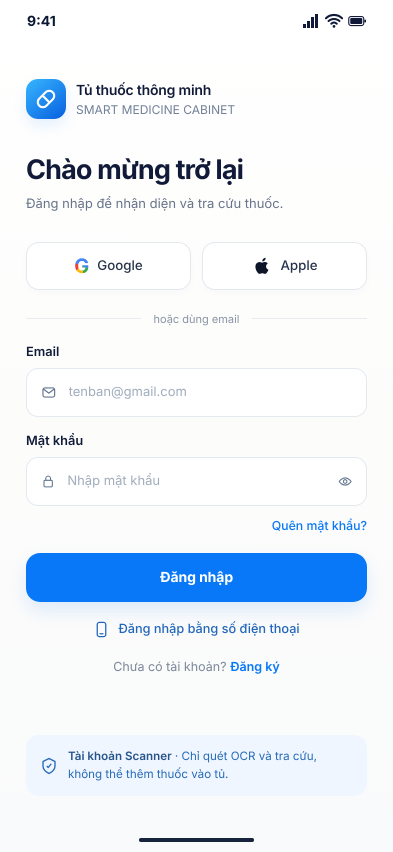
#> input picture mobile/01-auth/01_dang_nhap.png, 786 x 1704 px (shown at 1/2 size)
$ python compare.py
#> lines starting #> are read from the running program, lines starting #| are printed output that depends on the picture
"""Ghép ảnh THIẾT KẾ (mobile/01-auth, 02-main-screens — chỉ đọc, không sửa) cạnh ảnh chụp BẢN THẬT (visual-check/output/393x852).

    backend\\.venv\\Scripts\\python mobile\\visual-check\\compare.py

Kết quả: mobile/visual-check/output/compare/<màn hình>.png (trái: thiết kế, phải: ứng dụng) để đối chiếu bằng mắt.
"""
from __future__ import annotations

from pathlib import Path

from PIL import Image, ImageDraw, ImageFont

HERE = Path(__file__).resolve().parent
MOBILE = HERE.parent
SHOTS = HERE / "output" / "393x852"
OUT = HERE / "output" / "compare"
PAIRS = {
    "01_dang_nhap": "01-auth/01_dang_nhap.png",
    "02_dang_ky": "01-auth/02_dang_ky.png",
    "03_quen_mat_khau": "01-auth/03_quen_mat_khau.png",
    "04_nhap_ma": "01-auth/04_xac_minh_otp.png",
    "05_quet_thuoc": "02-main-screens/05_quet_thuoc.png",
    "06_dang_xu_ly_ocr": "02-main-screens/06_dang_xu_ly_ocr.png",
    "07_ket_qua_ocr": "02-main-screens/07_ket_qua_ocr.png",
    "08_chi_tiet_thuoc": "02-main-screens/08_chi_tiet_thuoc.png",
    "09_lich_su_quet": "02-main-screens/09_lich_su_quet.png",
}
HEIGHT = 1400


def fit(img: Image.Image) -> Image.Image:
    img = img.convert("RGB")
#> img is the input picture: PIL image 786x1704 RGB; mean R, G, B 233.4, 240.7, 249
    return img.resize((round(img.width * HEIGHT / img.height), HEIGHT), Image.LANCZOS)
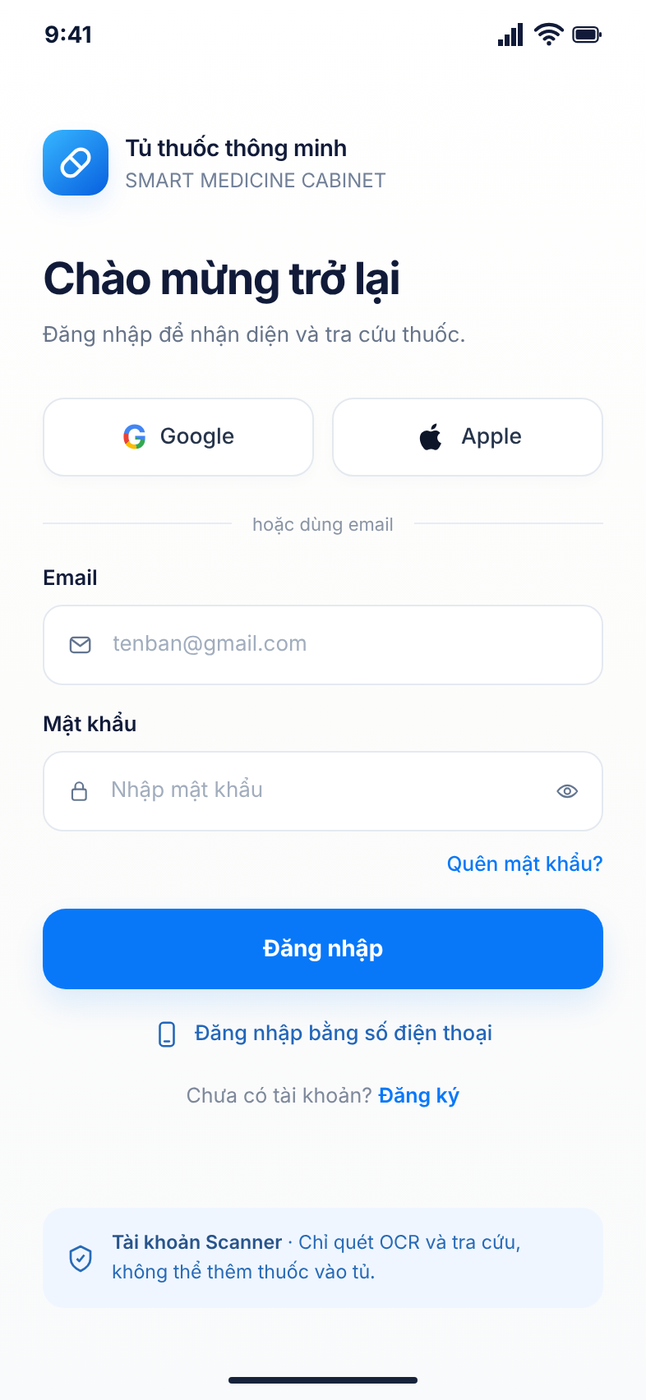
#> returned value: PIL image 646x1400 RGB; mean R, G, B 233.3, 240.6, 248.9


def label(img: Image.Image, text: str) -> Image.Image:
#> called with text = 'THIET KE'
    canvas = Image.new("RGB", (img.width, img.height + 56), "#FFFFFF")
#> canvas: PIL image 646x1456 RGB; every value is 255
    canvas.paste(img, (0, 56))
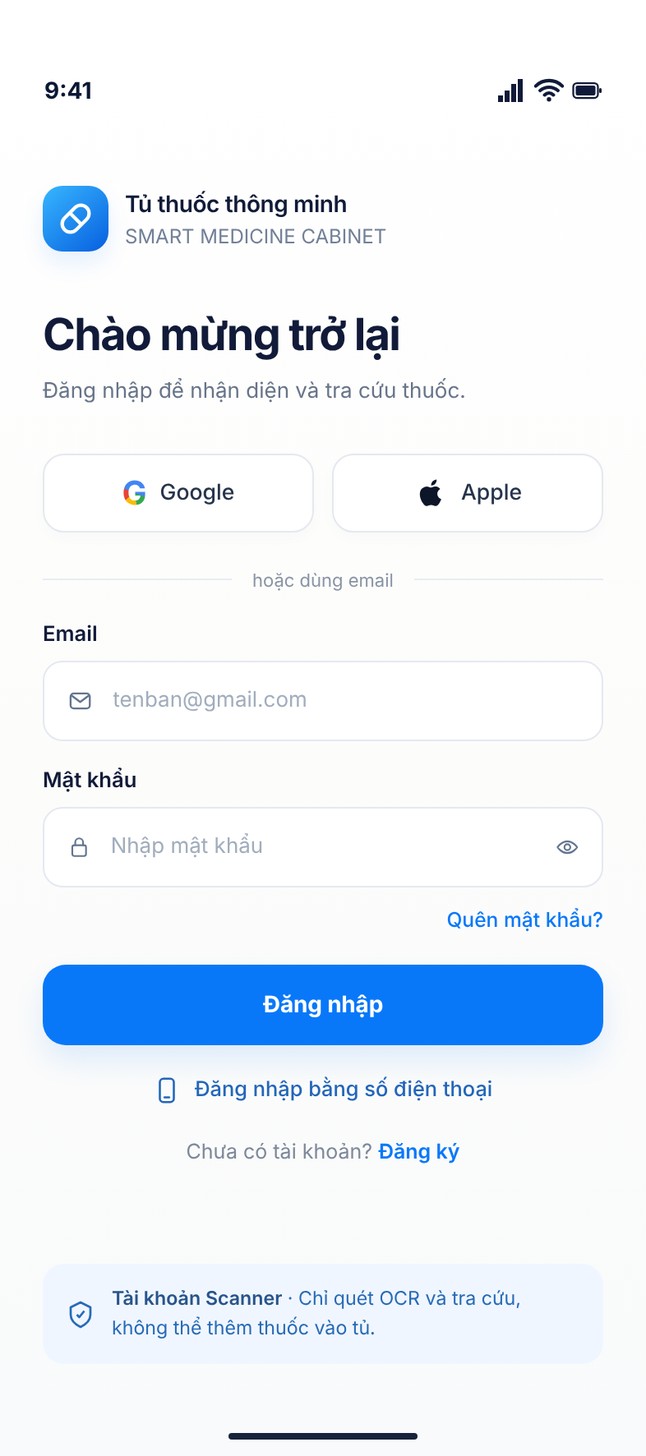
#> canvas: PIL image 646x1456 RGB; mean R, G, B 234.1, 241.1, 249.1
    draw = ImageDraw.Draw(canvas)
    try:
        font = ImageFont.truetype("arial.ttf", 30)
    except OSError:
        font = ImageFont.load_default()
    draw.text((16, 12), text, fill="#111B39", font=font)
    return canvas


def main() -> None:
    OUT.mkdir(parents=True, exist_ok=True)
    for name, design in PAIRS.items():
        shot = SHOTS / f"{name}.png"
        if not shot.is_file():
            print("thiếu ảnh chụp:", shot.name)
            continue
        left = label(fit(Image.open(MOBILE / design)), "THIET KE")
        right = label(fit(Image.open(shot)), "UNG DUNG (393x852)")
        out = Image.new("RGB", (left.width + right.width + 24, max(left.height, right.height)), "#E8ECF2")
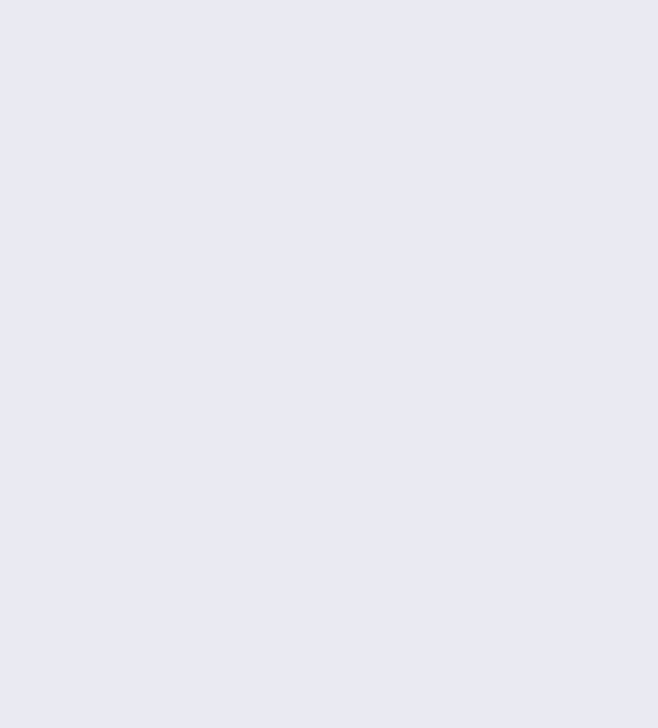
#> out: PIL image 1316x1456 RGB (shown at 1/2 size); mean R, G, B 232, 236, 242
        out.paste(left, (0, 0))
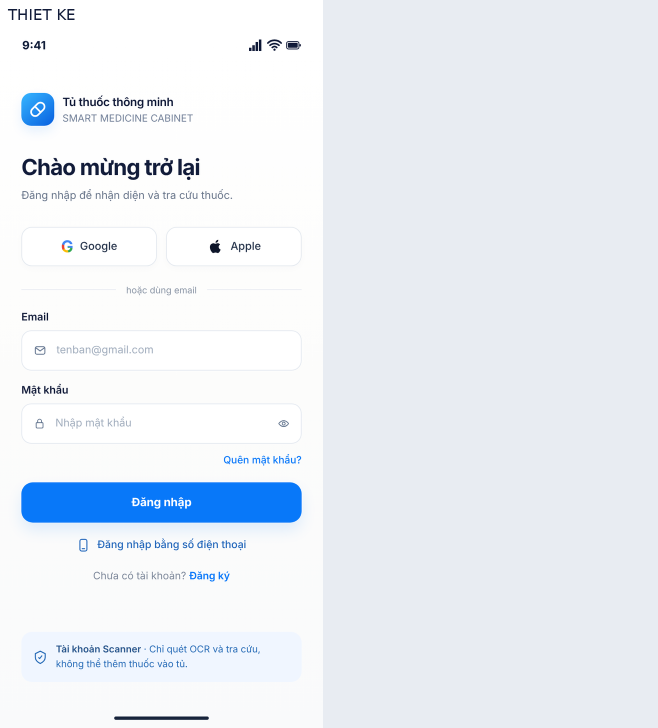
#> out: PIL image 1316x1456 RGB (shown at 1/2 size); mean R, G, B 232.9, 238.4, 245.4
        out.paste(right, (left.width + 24, 0))
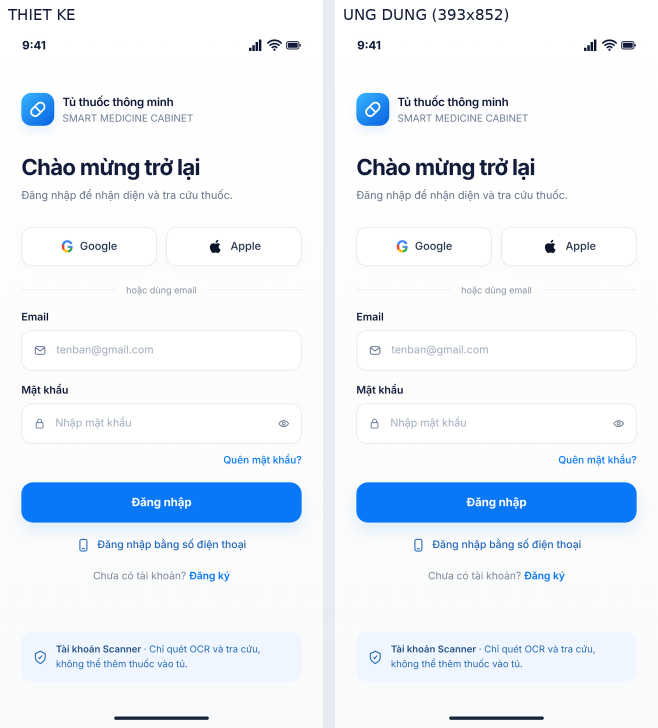
#> out: PIL image 1316x1456 RGB (shown at 1/2 size); mean R, G, B 233.7, 240.6, 248.7
        out.save(OUT / f"{name}.png", optimize=True)
        print("đã ghép:", name)
#> pass 2 of the loop in main, `for name, design in PAIRS.items():`:
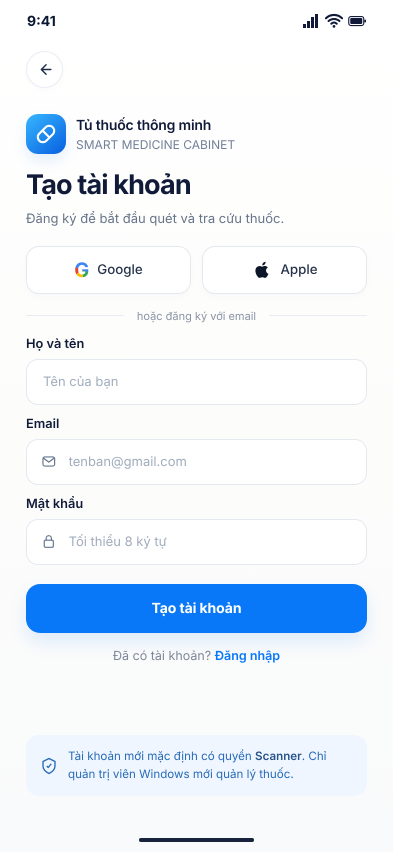
#> input picture mobile/01-auth/02_dang_ky.png, 786 x 1704 px (shown at 1/2 size)
#> in fit, img is the input picture: PIL image 786x1704 RGB; mean R, G, B 234.1, 241.2, 249.3
#> in main, `out.paste(left, (0, 0))`:
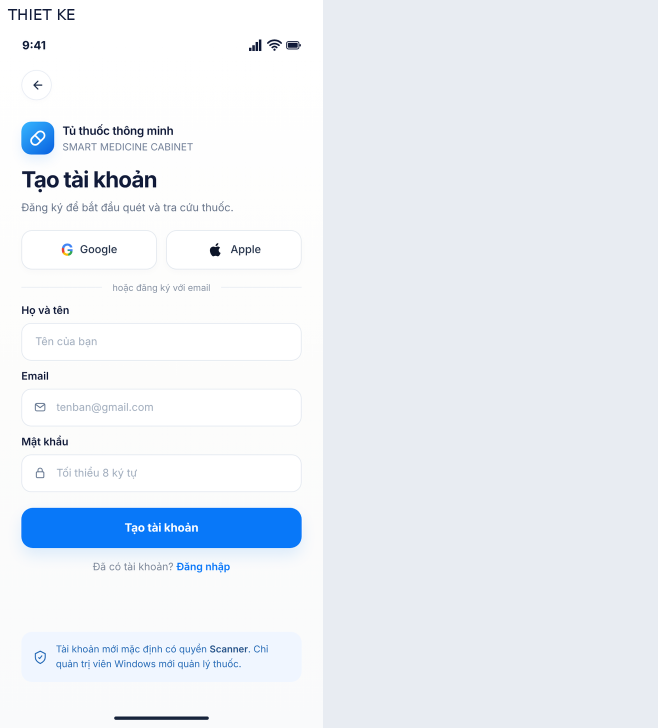
#> out: PIL image 1316x1456 RGB (shown at 1/2 size); mean R, G, B 233.3, 238.7, 245.6
#> in main, `out.paste(right, (left.width + 24, 0))`:
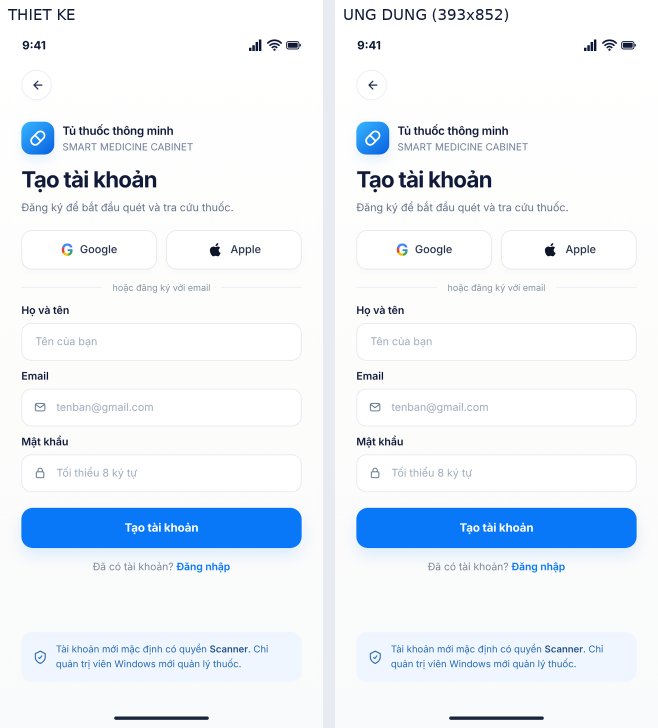
#> out: PIL image 1316x1456 RGB (shown at 1/2 size); mean R, G, B 234.4, 241.2, 249
#> pass 3 of the loop in main, `for name, design in PAIRS.items():`:
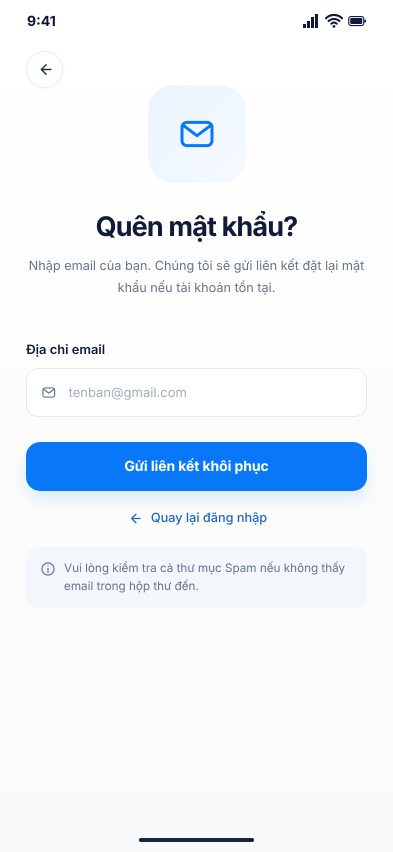
#> input picture mobile/01-auth/03_quen_mat_khau.png, 786 x 1704 px (shown at 1/2 size)
#> in fit, img is the input picture: PIL image 786x1704 RGB; mean R, G, B 235.5, 242.1, 249.4
#> in label (call 5), `canvas.paste(img, (0, 56))`:
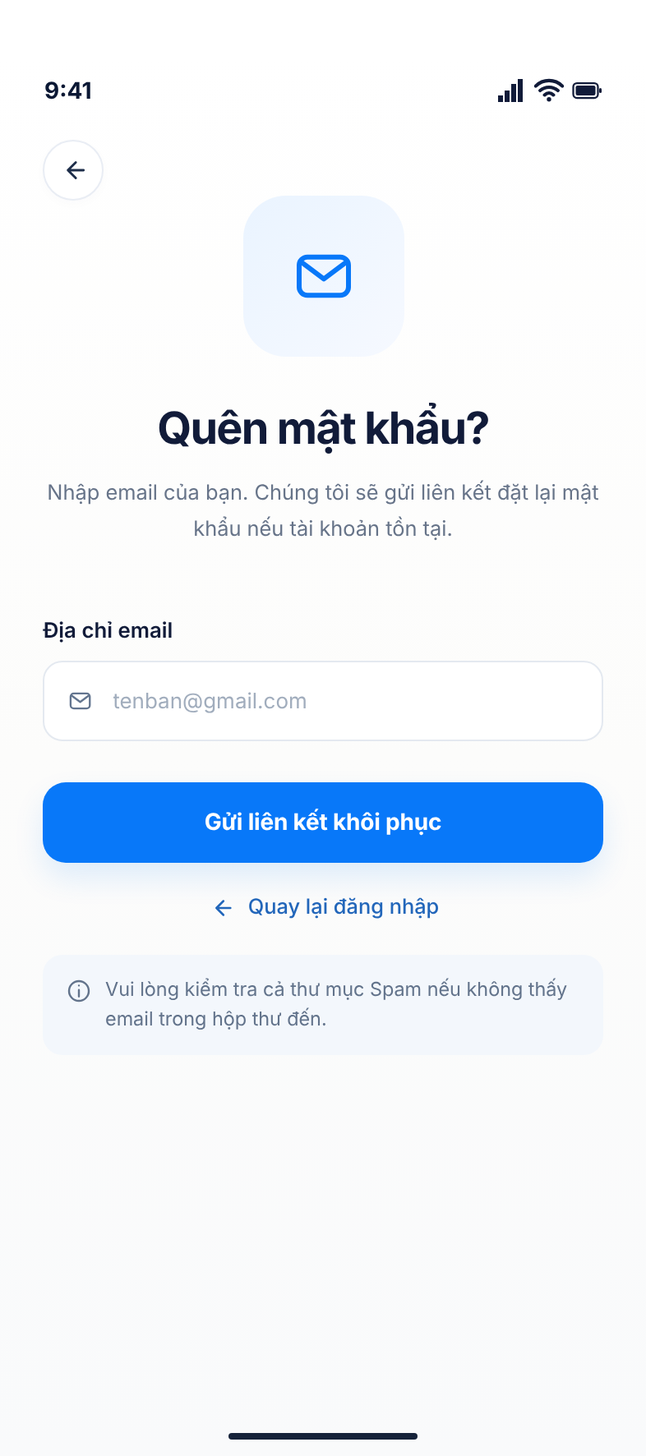
#> canvas: PIL image 646x1456 RGB; mean R, G, B 236.2, 242.5, 249.6
#> in main, `out.paste(right, (left.width + 24, 0))`:
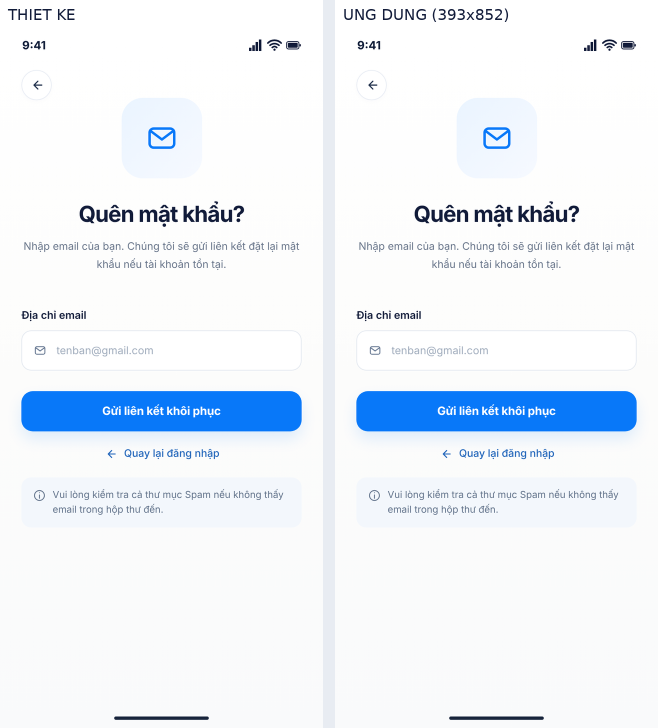
#> out: PIL image 1316x1456 RGB (shown at 1/2 size); mean R, G, B 235.7, 242, 249.1
#> the loop made 9 passes; the first 3 are shown


if __name__ == "__main__":
    main()
